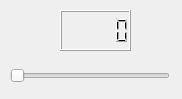
<?xml version="1.0" encoding="UTF-8"?>
<ui version="4.0">
 <class>MainWindow</class>
 <widget class="QMainWindow" name="MainWindow">
  <property name="geometry">
   <rect>
    <x>0</x>
    <y>0</y>
    <width>182</width>
    <height>99</height>
   </rect>
  </property>
  <property name="windowTitle">
   <string>MainWindow</string>
  </property>
  <widget class="QWidget" name="centralWidget">
   <widget class="QSlider" name="horizontalSlider">
    <property name="geometry">
     <rect>
      <x>10</x>
      <y>60</y>
      <width>160</width>
      <height>31</height>
     </rect>
    </property>
    <property name="maximum">
     <number>255</number>
    </property>
    <property name="orientation">
     <enum>Qt::Horizontal</enum>
    </property>
   </widget>
   <widget class="QLCDNumber" name="lcdNumber">
    <property name="geometry">
     <rect>
      <x>60</x>
      <y>10</y>
      <width>71</width>
      <height>41</height>
     </rect>
    </property>
   </widget>
  </widget>
 </widget>
 <layoutdefault spacing="6" margin="11"/>
 <resources/>
 <connections>
  <connection>
   <sender>horizontalSlider</sender>
   <signal>valueChanged(int)</signal>
   <receiver>lcdNumber</receiver>
   <slot>display(int)</slot>
   <hints>
    <hint type="sourcelabel">
     <x>89</x>
     <y>72</y>
    </hint>
    <hint type="destinationlabel">
     <x>95</x>
     <y>40</y>
    </hint>
   </hints>
  </connection>
 </connections>
</ui>
